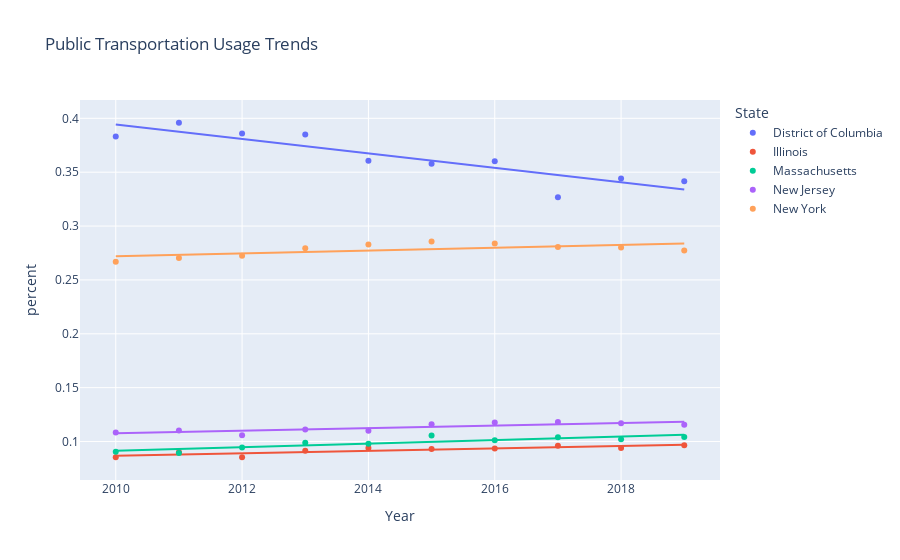

Here is the notebook cell this chart was saved with:
### Markdown cell above
### Public Transporation Usage Trends
One of the most significant points discussed earlier was reported use of public transportation. We will examine the trends in the states DC, NY, NJ, MA, and IL, using an ordinary-least-squares linear regression model.

### Code cell
public_transport = raw[raw.Mode == 'Public transportation']
public_transport = public_transport[public_transport.StateAbbr.isin(['DC', 'NY', 'NJ', 'MA', 'IL'])]

fig2 = px.scatter(public_transport, x='Year', y='percent', trendline='ols', color='State', title='Public Transportation Usage Trends')
fig2.show()

# results = px.get_trendline_results(fig2)
# results = results.iloc[0]["px_fit_results"].summary()
# print(results)

### Figure 1 — Plotly figure (JSON) as saved in the notebook; plotly's stock layout.template omitted (floating-point values rounded to 4 significant figures)
{"data": [{"hovertemplate": "State=District of Columbia<br>Year=%{x}<br>percent=%{y}<extra></extra>", "legendgroup": "District of Columbia", "marker": {"color": "#636efa", "symbol": "circle"}, "mode": "markers", "name": "District of Columbia", "orientation": "v", "showlegend": true, "type": "scatter", "x": [2010, 2011, 2012, 2013, 2014, 2015, 2016, 2017, 2018, 2019], "xaxis": "x", "y": [0.383, 0.3959, 0.386, 0.3849, 0.3606, 0.3578, 0.3602, 0.3267, 0.3443, 0.3415], "yaxis": "y"}, {"hovertemplate": "<b>OLS trendline</b><br>percent = -0.00671709 * Year + 13.8957<br>R<sup>2</sup>=0.800680<br><br>State=District of Columbia<br>Year=%{x}<br>percent=%{y} <b>(trend)</b><extra></extra>", "legendgroup": "District of Columbia", "marker": {"color": "#636efa", "symbol": "circle"}, "mode": "lines", "name": "District of Columbia", "showlegend": false, "type": "scatter", "x": [2010, 2011, 2012, 2013, 2014, 2015, 2016, 2017, 2018, 2019], "xaxis": "x", "y": [0.3943, 0.3876, 0.3809, 0.3742, 0.3674, 0.3607, 0.354, 0.3473, 0.3406, 0.3339], "yaxis": "y"}, {"hovertemplate": "State=Illinois<br>Year=%{x}<br>percent=%{y}<extra></extra>", "legendgroup": "Illinois", "marker": {"color": "#EF553B", "symbol": "circle"}, "mode": "markers", "name": "Illinois", "orientation": "v", "showlegend": true, "type": "scatter", "x": [2010, 2011, 2012, 2013, 2014, 2015, 2016, 2017, 2018, 2019], "xaxis": "x", "y": [0.0854, 0.09, 0.08542, 0.09135, 0.09401, 0.09297, 0.09354, 0.09599, 0.09403, 0.0965], "yaxis": "y"}, {"hovertemplate": "<b>OLS trendline</b><br>percent = 0.00113052 * Year + -2.18552<br>R<sup>2</sup>=0.759070<br><br>State=Illinois<br>Year=%{x}<br>percent=%{y} <b>(trend)</b><extra></extra>", "legendgroup": "Illinois", "marker": {"color": "#EF553B", "symbol": "circle"}, "mode": "lines", "name": "Illinois", "showlegend": false, "type": "scatter", "x": [2010, 2011, 2012, 2013, 2014, 2015, 2016, 2017, 2018, 2019], "xaxis": "x", "y": [0.08683, 0.08797, 0.0891, 0.09023, 0.09136, 0.09249, 0.09362, 0.09475, 0.09588, 0.09701], "yaxis": "y"}, {"hovertemplate": "State=Massachusetts<br>Year=%{x}<br>percent=%{y}<extra></extra>", "legendgroup": "Massachusetts", "marker": {"color": "#00cc96", "symbol": "circle"}, "mode": "markers", "name": "Massachusetts", "orientation": "v", "showlegend": true, "type": "scatter", "x": [2010, 2011, 2012, 2013, 2014, 2015, 2016, 2017, 2018, 2019], "xaxis": "x", "y": [0.09054, 0.08943, 0.09443, 0.09886, 0.09798, 0.1055, 0.1012, 0.1041, 0.1021, 0.1042], "yaxis": "y"}, {"hovertemplate": "<b>OLS trendline</b><br>percent = 0.00166661 * Year + -3.25856<br>R<sup>2</sup>=0.776502<br><br>State=Massachusetts<br>Year=%{x}<br>percent=%{y} <b>(trend)</b><extra></extra>", "legendgroup": "Massachusetts", "marker": {"color": "#00cc96", "symbol": "circle"}, "mode": "lines", "name": "Massachusetts", "showlegend": false, "type": "scatter", "x": [2010, 2011, 2012, 2013, 2014, 2015, 2016, 2017, 2018, 2019], "xaxis": "x", "y": [0.09134, 0.093, 0.09467, 0.09634, 0.098, 0.09967, 0.1013, 0.103, 0.1047, 0.1063], "yaxis": "y"}, {"hovertemplate": "State=New Jersey<br>Year=%{x}<br>percent=%{y}<extra></extra>", "legendgroup": "New Jersey", "marker": {"color": "#ab63fa", "symbol": "circle"}, "mode": "markers", "name": "New Jersey", "orientation": "v", "showlegend": true, "type": "scatter", "x": [2010, 2011, 2012, 2013, 2014, 2015, 2016, 2017, 2018, 2019], "xaxis": "x", "y": [0.1084, 0.1103, 0.1059, 0.1112, 0.11, 0.1161, 0.1177, 0.1182, 0.117, 0.1155], "yaxis": "y"}, {"hovertemplate": "<b>OLS trendline</b><br>percent = 0.001199 * Year + -2.30235<br>R<sup>2</sup>=0.689473<br><br>State=New Jersey<br>Year=%{x}<br>percent=%{y} <b>(trend)</b><extra></extra>", "legendgroup": "New Jersey", "marker": {"color": "#ab63fa", "symbol": "circle"}, "mode": "lines", "name": "New Jersey", "showlegend": false, "type": "scatter", "x": [2010, 2011, 2012, 2013, 2014, 2015, 2016, 2017, 2018, 2019], "xaxis": "x", "y": [0.1076, 0.1088, 0.11, 0.1112, 0.1124, 0.1136, 0.1148, 0.116, 0.1172, 0.1184], "yaxis": "y"}, {"hovertemplate": "State=New York<br>Year=%{x}<br>percent=%{y}<extra></extra>", "legendgroup": "New York", "marker": {"color": "#FFA15A", "symbol": "circle"}, "mode": "markers", "name": "New York", "orientation": "v", "showlegend": true, "type": "scatter", "x": [2010, 2011, 2012, 2013, 2014, 2015, 2016, 2017, 2018, 2019], "xaxis": "x", "y": [0.2669, 0.2704, 0.2725, 0.2794, 0.2829, 0.2857, 0.2838, 0.2806, 0.2801, 0.2772], "yaxis": "y"}, {"hovertemplate": "<b>OLS trendline</b><br>percent = 0.00131023 * Year + -2.3615<br>R<sup>2</sup>=0.417861<br><br>State=New York<br>Year=%{x}<br>percent=%{y} <b>(trend)</b><extra></extra>", "legendgroup": "New York", "marker": {"color": "#FFA15A", "symbol": "circle"}, "mode": "lines", "name": "New York", "showlegend": false, "type": "scatter", "x": [2010, 2011, 2012, 2013, 2014, 2015, 2016, 2017, 2018, 2019], "xaxis": "x", "y": [0.2721, 0.2734, 0.2747, 0.276, 0.2773, 0.2786, 0.2799, 0.2812, 0.2825, 0.2839], "yaxis": "y"}], "layout": {"legend": {"title": {"text": "State"}, "tracegroupgap": 0}, "title": {"text": "Public Transportation Usage Trends"}, "xaxis": {"anchor": "y", "domain": [0.0, 1.0], "title": {"text": "Year"}}, "yaxis": {"anchor": "x", "domain": [0.0, 1.0], "title": {"text": "percent"}}}}
